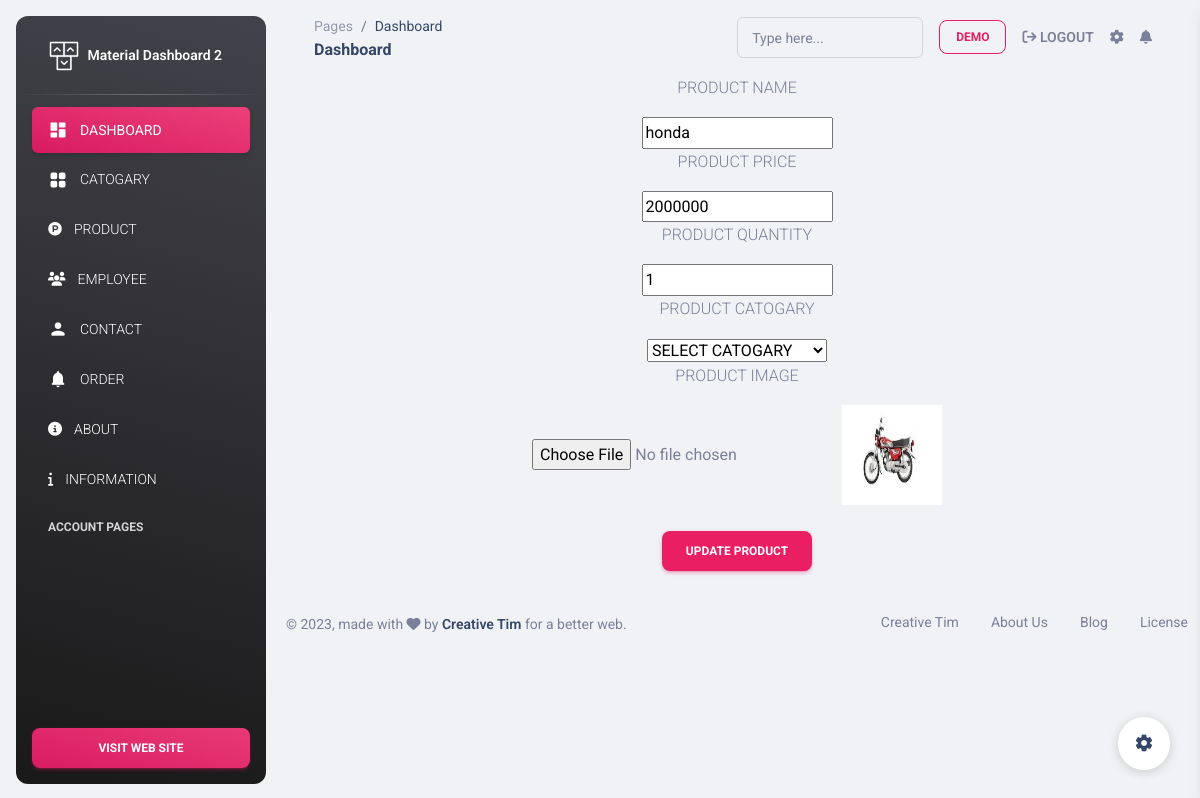
The app's page /farm/admin/pages/updateproduct.php?idbhaago=14 (signed in), older data.
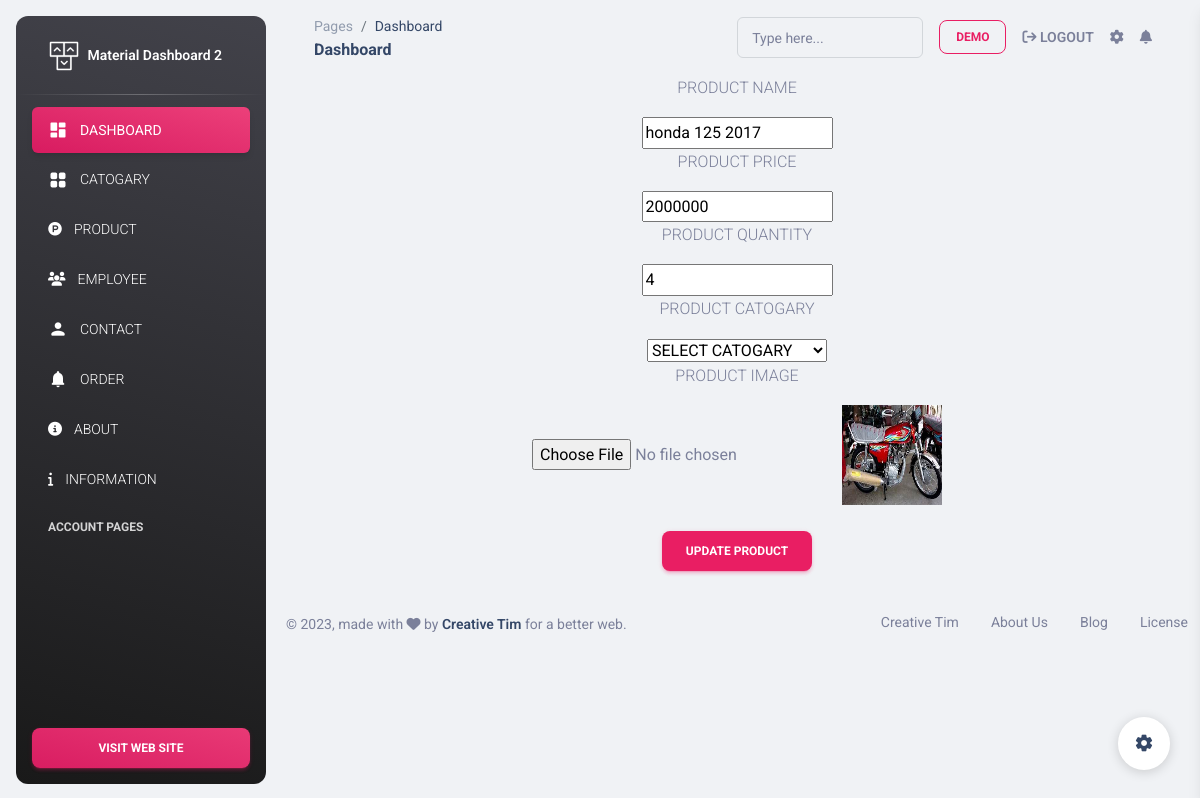
The same page, newer data.
### tables this page shows
CREATE TABLE `table_products` (
  `product_id` int(11) NOT NULL,
  `product_name` varchar(50) NOT NULL,
  `product_price` bigint(50) NOT NULL,
  `product_quantity` tinyint(50) NOT NULL,
  `product_catogary` int(11) NOT NULL,
  `product_image` varchar(300) NOT NULL
);

### farm/admin/pages/updateproduct.php (the view, shortened to what this page needs)
<!DOCTYPE html>
<html lang="en">
<head>
</head>
<body>
  <?php include('header.php')?>
<?php
$id = $_GET["idbhaago"];
$goo = mysqli_query($conn,"SELECT * FROM `table_products` where product_id = $id");
$array = mysqli_fetch_array($goo);
?>
<center>
<form action="" method="post" enctype="multipart/form-data">
 <p>PRODUCT NAME</p>
<input type="text" name="pname" value="<?php echo $array[1];?>">
<p>PRODUCT PRICE</p>
<input type="number" name="ppr" value="<?php echo $array[2];?>">
<p>PRODUCT QUANTITY</p>
<input type="number" name="pquan" value="<?php echo $array[3];?>">
<p>PRODUCT CATOGARY</p>
<select name="cat" value="<?php echo $array[4];?>" <?php if($array[4]==true){echo "checked";}?>>
    <option value="">SELECT CATOGARY</option>
</select>
<p>PRODUCT IMAGE</p>
<input type="file" name="meriimage"  accept="image/*"
onchange="document.getElementById('myimg').src=window.URL.createObjectURL(this.files[0])" />
<img src="<?php echo $array[5];?>" width="100" height="100" id="myimg"/>
<br><br>
 <button type="submit" class="btn btn-primary" name="upt">UPDATE PRODUCT</button>
</form>
</center>
<?php
include('footer.php');
  ?>
</body>
</html>

Row changes from the older to the newer data that the page shows:
changed table_products "SELECT CATOGARY": pname "honda" → "honda 125 2017"; pquan "1" → "4"; product_image: a different picture
